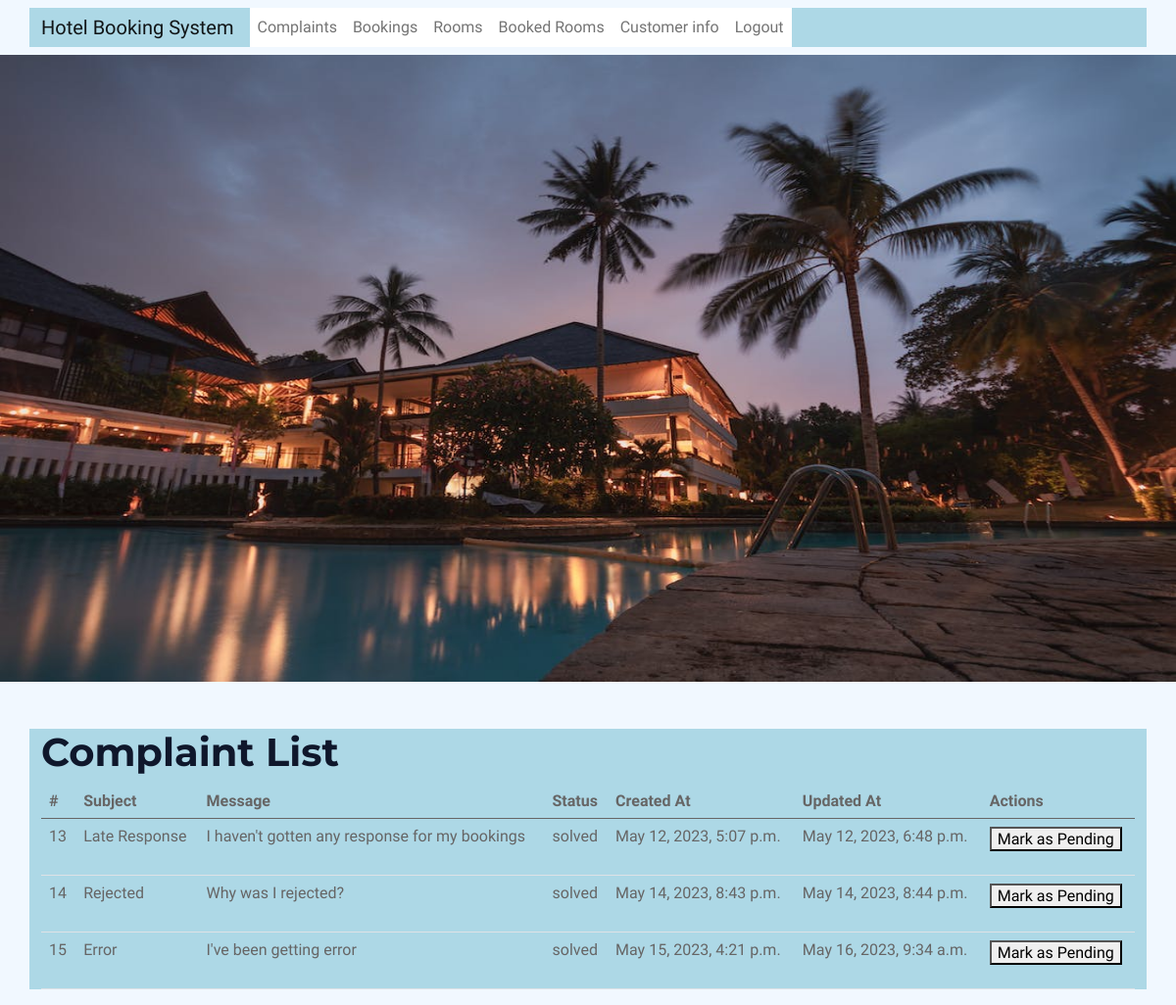
Screenshot of /admin_complaints/ (signed in) with the database file from the repository.
### bookings/models.py (models this page shows, shortened)
class Complaint(models.Model):
    user = models.ForeignKey(settings.AUTH_USER_MODEL, on_delete=models.CASCADE)
    admin_user= models.ForeignKey(settings.AUTH_USER_MODEL, on_delete=models.CASCADE, related_name='complaint_admin', default=1)
    booking = models.ForeignKey('Booking', on_delete=models.CASCADE, null=True)
    subject = models.CharField(max_length=100)
    message = models.TextField()
    created_at = models.DateTimeField(auto_now_add=True)
    updated_at = models.DateTimeField(auto_now=True)
    status_choices = [
        ('pending', 'Pending'),
        ('solved', 'Solved'),
    ]
    status = models.CharField(max_length=10, choices=status_choices, default='pending')

### bookings/views.py (the view, shortened to what this page needs)
# urls.py: path('admin_complaints/', views.admin_complaint_list, name='admin_complaint_list'),
@login_required
def admin_complaint_list(request):
    complaints = Complaint.objects.all()
    context = {'complaints': complaints}
    return render(request, 'complaint_list.html', context)

### bookings/templates/complaint_list.html (shortened to what this page needs)
{% extends 'base.html' %}
{% block content %}
  <h1>Complaint List</h1>
  {% if complaints %}
    <table class="table">
      <thead>
        <tr>
          <th>#</th>
          <th>Subject</th>
          <th>Message</th>
          <th>Status</th>
          <th>Created At</th>
          <th>Updated At</th>
          <th>Actions</th>
        </tr>
      </thead>
      <tbody>
        {% for complaint in complaints %}
          <tr>
            <td>{{ complaint.pk }}</td>
            <td>{{ complaint.subject }}</td>
            <td>{{ complaint.message }}</td>
            <td>{{ complaint.status }}</td>
            <td>{{ complaint.created_at }}</td>
            <td>{{ complaint.updated_at }}</td>
            <td>
              <form method="post" action="{% url 'bookings:admin_complaint_list' %}">
                {% if complaint.status == 'pending' %}
                  <button type="submit" name="mark_as_solved">Mark as Solved</button>
                {% elif complaint.status == 'solved' %}
                  <button type="submit" name="mark_as_pending">Mark as Pending</button>
                {% endif %}
              </form>
            </td>
          </tr>
        {% endfor %}
      </tbody>
    </table>
  {% else %}
    <p>No complaints found.</p>
  {% endif %}
{% endblock %}

### bookings/static/css/style.css (style rules this page uses)
:root { --primary: #FEA116; --light: #F1F8FF; --dark: #0F172B; }

### rows the page displays
Complaint: pk "13", subject "Late Response", message "I haven't gotten any response for my bookings", status "solved", created_at "May 12, 2023, 5:07 p.m.", updated_at "May 12, 2023, 6:48 p.m.", shows "Mark as Pending"
Complaint: pk "14", subject "Rejected", message "Why was I rejected?", status "solved", created_at "May 14, 2023, 8:43 p.m.", updated_at "May 14, 2023, 8:44 p.m.", shows "Mark as Pending"
Complaint: pk "15", subject "Error", message "I've been getting error", status "solved", created_at "May 15, 2023, 4:21 p.m.", updated_at "May 16, 2023, 9:34 a.m.", shows "Mark as Pending"
